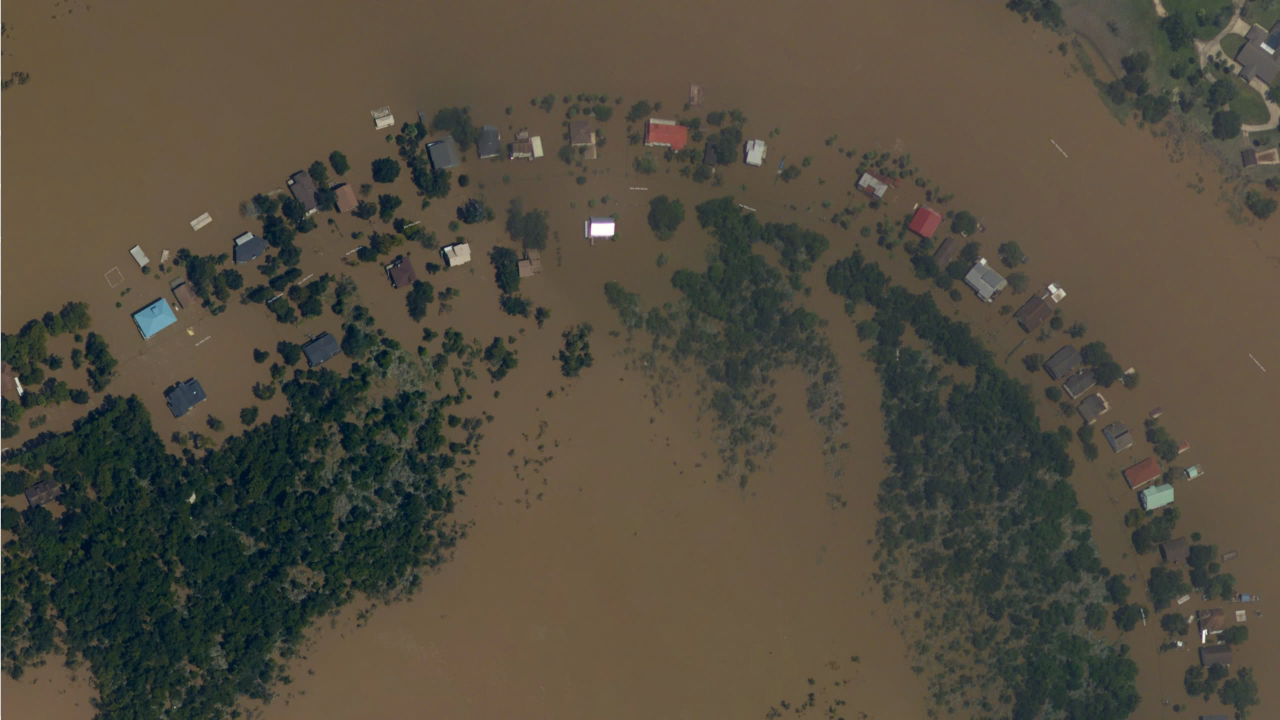
#> input picture test.jpg, 2560 x 1439 px (shown at 1/2 size)
$ jupyter execute --allow-errors experiment.ipynb
#> lines starting #> are read from the running program, lines starting #| are printed output that depends on the picture; after the words box and inside, x2 and y2 are one past the last pixel; in counts of white or black regions, pixels touching at a corner belong together
### helper.py
import random
import numpy as np
from PIL import Image
import matplotlib.pyplot as plt
import heapq
import cv2

def turn_image_to_binary(image, threshold):
    image = np.mean(image, axis = 2);
    image[image < threshold] = 0;
    image[image >= threshold] = 1;
    return image

def load_PIL_image(path):
    image = np.array(Image.open(path))[:, :, :3]
    return image

def L1(p1, p2):
    return abs(p1[0] - p2[0]) + abs(p1[1] - p2[1])
    #return np.sqrt((p1[0] - p2[0])**2 + (p1[1] - p2[1])**2);

WALL = 0;

def BFS(image, start):
    """
        image: (W, H) (row, col)
        start: (x, y)
        finish: (x, y)
    """
    image = np.array(image);

    recent = start
    recent_cost = 0
    potential_nodes = []
    previous_move = [[None for i in range(image.shape[1])] for i in range(image.shape[0])]
    cost_matrix = [[1e9 for i in range(image.shape[1])] for i in range(image.shape[0])]
    visited = np.full(image.shape, False)

    def valid_move(position):
        for i in range(2):
            if position[i] >= image.shape[i] or position[i] < 0:
                return False;

        if image[position] == WALL or visited[position] == True:
            return False;
        return True

    ### BFS algorithm ###
    visited[start] = True
    heapq.heappush(potential_nodes, (0, recent));
    while(len(potential_nodes) != 0):
        recent_cost, recent = heapq.heappop(potential_nodes)
        cost_matrix[recent[0]][recent[1]] = min(cost_matrix[recent[0]][recent[1]], recent_cost)

        next_moves = [(recent[0] - 1 + i, recent[1] - 1 + j) for i in range(3) for j in range(3) if (i != 1 or j != 1)]

        #print(next_moves)
        #break;

        # next_moves = [
        #     (recent[0], recent[1] + 1),
        #     (recent[0] + 1, recent[1]),
        #     (recent[0], recent[1] - 1),
        #     (recent[0] - 1, recent[1])
        # ]

        for next_move in next_moves:
            if valid_move(next_move):
                if recent[0] != next_move[0] and recent[1] != next_move[1]:
                    if image[next_move[0], recent[1]] == WALL or image[recent[0], next_move[1]] == WALL:
                        continue
                move_cost = (np.sqrt(2) if recent[0] != next_move[0] and recent[1] != next_move[1] else 1)
                heapq.heappush(potential_nodes, (recent_cost + move_cost, next_move))
                previous_move[next_move[0]][next_move[1]] = recent;
                visited[next_move] = True

    # [5 lines of commented-out code are left out]

    return cost_matrix, previous_move;

# [222 lines left out: functions a_aristek, theta_aristek, not called in this run]

def buildMap(image):
  # Step 1: Gaussian Blurring
  blurred_image = cv2.GaussianBlur(image, (5, 5), 0)
  # Step 2: Convert to Grayscale
  gray_image = cv2.cvtColor(blurred_image, cv2.COLOR_BGR2GRAY)
  # Step 3: Canny Edge Detection
  edges = cv2.Canny(gray_image, threshold1=0, threshold2=20)
  # Step 4: Find and Draw Contours
  contours, _ = cv2.findContours(edges, cv2.RETR_EXTERNAL, cv2.CHAIN_APPROX_SIMPLE)
  # Create an empty black image for the contour map (black background)
  contour_map = np.zeros_like(gray_image)
  # Draw contours in white (255) on the black background
  cv2.drawContours(contour_map, contours, -1, (255), 1)  # Contour thickness = 1
  # Step 5: Morphological Operations (closing gaps in contours)
  kernel = np.ones((5, 5), np.uint8)
  morph_image = cv2.morphologyEx(contour_map, cv2.MORPH_CLOSE, kernel)
  groundMapModel = cv2.bitwise_not(morph_image)
  # Save or display the final black and white map
  return groundMapModel

# [97 lines left out: functions solve_for_path_with_BFS, solve_for_paths, paths_for_return, not called in this run]

### experiment.ipynb
[cell 1]
import helper
import time
import numpy as np
import cv2
from PIL import Image
import random

[cell 2]
# [44 lines left out: function run_test, not called in this run]

[cell 3]
WIDTH, HEIGHT = 640, 480

def getGroundMapModel(image_link: str):
#> called with image_link = 'test.jpg'
    groundMapModel = np.array(Image.open(image_link))
#> groundMapModel is the input picture: shape (1439, 2560, 3); mean R, G, B 82.4, 75.8, 62.4
    groundMapModel = cv2.resize(groundMapModel, (WIDTH, HEIGHT))
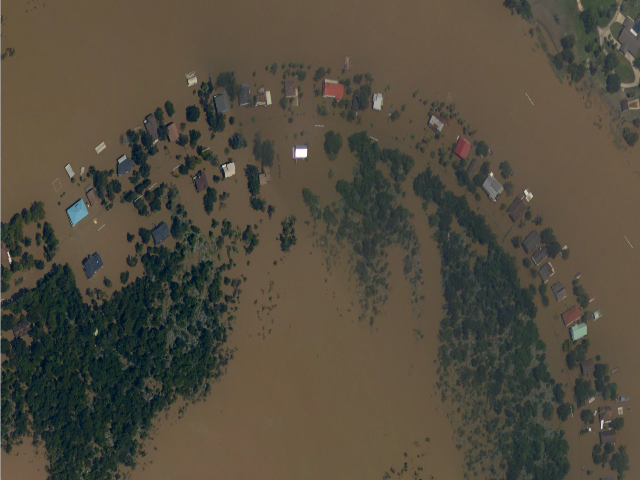
#> groundMapModel: shape (480, 640, 3); mean R, G, B 82.3, 75.8, 62.3
    groundMapModel = np.transpose(groundMapModel, (1, 0, 2))
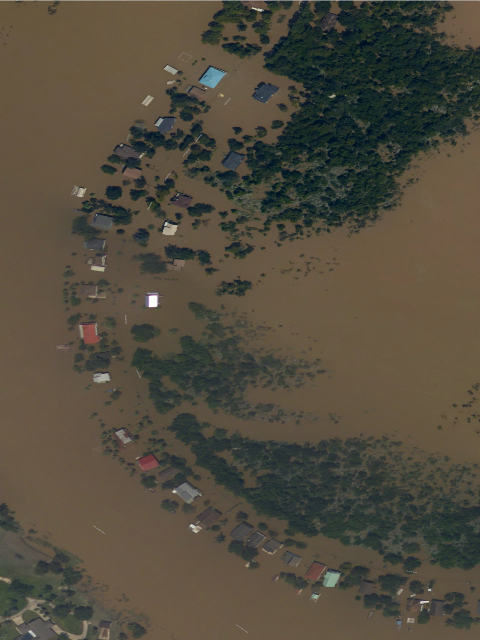
#> groundMapModel: shape (640, 480, 3); mean R, G, B 82.3, 75.8, 62.3
    groundMapModel = helper.buildMap(groundMapModel)
#> in buildMap, `gray_image = cv2.cvtColor(blurred_image, cv2.COLOR_BGR2GRAY)`:
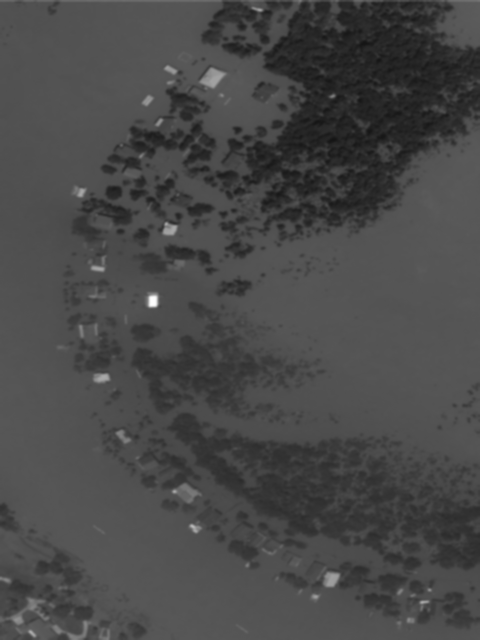
#> gray_image: shape (640, 480); min 21, max 253, mean 72.5
#> in buildMap, `edges = cv2.Canny(gray_image, threshold1=0, threshold2=20)`:
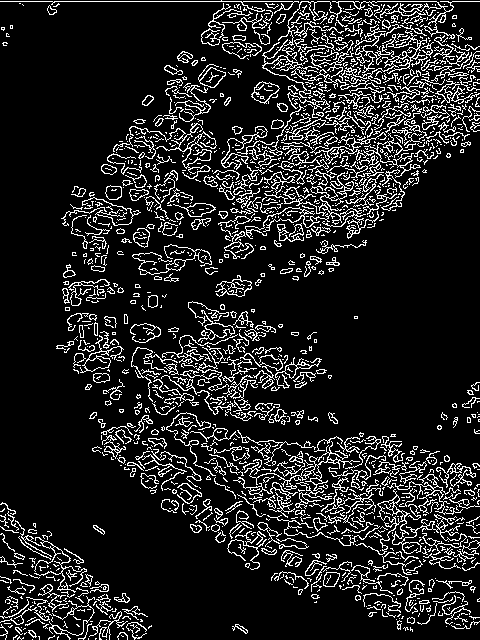
#> edges: shape (640, 480); 13.2% white in thin lines or dots
#> in buildMap, `contours, _ = cv2.findContours(edges, cv2.RETR_EXTERNAL, cv2.CHAIN_APP..`: contours = 1481 contours, 1275 with area under 20; largest, box (x1, y1, x2, y2) and area: (355, 489, 467, 555) 632, (262, 1, 480, 118) 424, (245, 172, 379, 239) 392, (310, 132, 421, 178) 386, (215, 275, 252, 297) 368
#> in buildMap, `cv2.drawContours(contour_map, contours, -1, (255), 1)`:
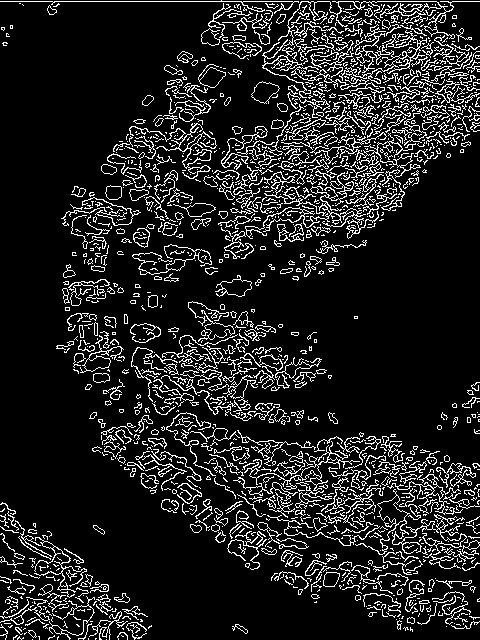
#> contour_map: shape (640, 480); 12.6% white in thin lines or dots
#> in buildMap, `morph_image = cv2.morphologyEx(contour_map, cv2.MORPH_CLOSE, kernel)`:
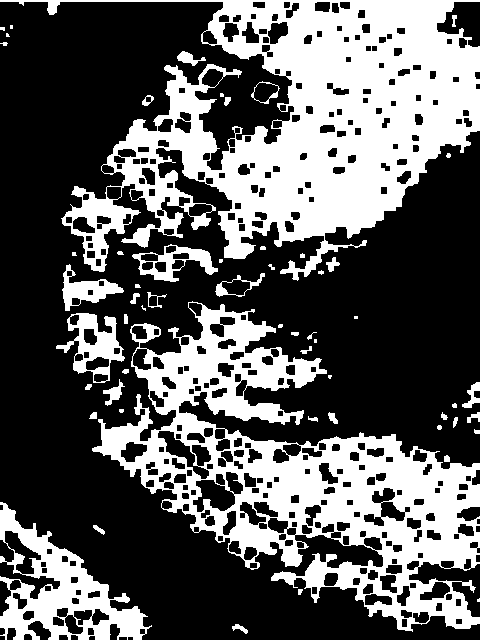
#> morph_image: shape (640, 480); 36.2% white; 57 white regions (13 under 20 px), largest, box (x1, y1, x2, y2) and area: (0, 0, 480, 281) 55044, (92, 301, 480, 632) 41639, (0, 502, 152, 640) 7757
    groundMapModel = np.repeat(
        groundMapModel.reshape(groundMapModel.shape[0], groundMapModel.shape[1], 1),
        3,
        axis=2,
    )
    groundMapModel = helper.turn_image_to_binary(groundMapModel, 1)
    return groundMapModel

groundMapModel = getGroundMapModel("test.jpg")
#> (the rest of this cell did not finish here and is left out)

#> after the loop in BFS, `while(len(potential_nodes) != 0):`:
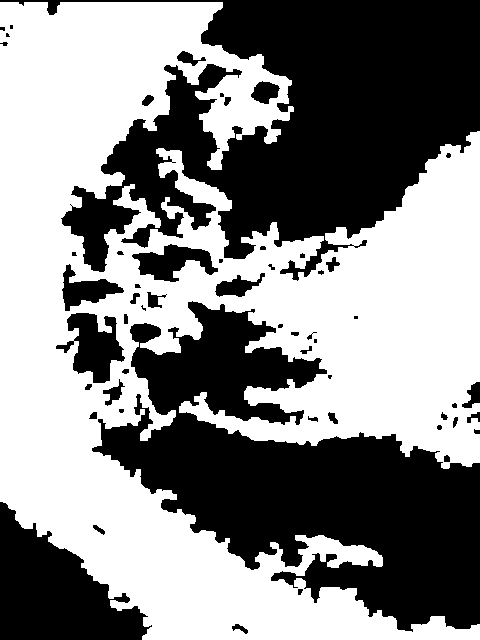
#> visited: shape (640, 480) bool; 53.3% white; 55 black regions (12 under 20 px), largest, box (x1, y1, x2, y2) and area: (0, 0, 480, 281) 64474, (92, 301, 480, 632) 58585, (0, 502, 152, 640) 11611

# [37 lines left out: function generateTest, not called in this run]

#> (a cell that did not finish here is left out)

#> (a cell that did not finish here is left out)

#> (a cell that did not finish here is left out)

#> (a cell that did not finish here is left out)
